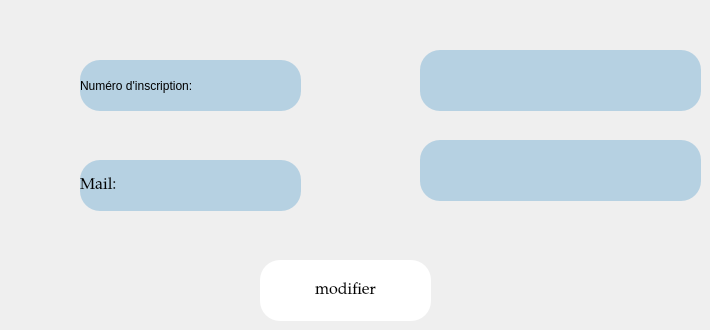
      <widget class="QWidget" name="modifier_mail">
       <widget class="QLabel" name="label_14">
        <property name="geometry">
         <rect>
          <x>80</x>
          <y>160</y>
          <width>221</width>
          <height>51</height>
         </rect>
        </property>
        <property name="font">
         <font>
          <family>Palatino Linotype</family>
          <pointsize>12</pointsize>
          <weight>50</weight>
          <italic>false</italic>
          <bold>false</bold>
         </font>
        </property>
        <property name="styleSheet">
         <string notr="true">font: 12pt &quot;Palatino Linotype&quot;;
background-color: rgb(182, 209, 226);
border-radius:20px;</string>
        </property>
        <property name="text">
         <string>Mail:</string>
        </property>
       </widget>
       <widget class="QPushButton" name="modi_mail">
        <property name="geometry">
         <rect>
          <x>260</x>
          <y>260</y>
          <width>171</width>
          <height>61</height>
         </rect>
        </property>
        <property name="font">
         <font>
          <family>Palatino Linotype</family>
          <pointsize>12</pointsize>
          <weight>9</weight>
          <italic>false</italic>
          <bold>false</bold>
         </font>
        </property>
        <property name="styleSheet">
         <string notr="true">border-radius:20px;
font: 75 12pt &quot;Palatino Linotype&quot;;
background-color: rgb(255, 255, 255);
color: rgb(0, 0, 0);</string>
        </property>
        <property name="text">
         <string>modifier</string>
        </property>
       </widget>
       <widget class="QLineEdit" name="mail1">
        <property name="geometry">
         <rect>
          <x>420</x>
          <y>140</y>
          <width>281</width>
          <height>61</height>
         </rect>
        </property>
        <property name="font">
         <font>
          <family>Palatino Linotype</family>
          <pointsize>12</pointsize>
          <weight>50</weight>
          <italic>false</italic>
          <bold>false</bold>
         </font>
        </property>
        <property name="styleSheet">
         <string notr="true">font: 12pt &quot;Palatino Linotype&quot;;
background-color: rgb(182, 209, 226);
border-radius:20px;</string>
        </property>
       </widget>
       <widget class="QLabel" name="label_18">
        <property name="geometry">
         <rect>
          <x>80</x>
          <y>60</y>
          <width>221</width>
          <height>51</height>
         </rect>
        </property>
        <property name="styleSheet">
         <string notr="true">font: 12pt &quot;Palatino Linotype&quot;;
background-color: rgb(182, 209, 226);
border-radius:20px;</string>
        </property>
        <property name="text">
         <string>Numéro d'inscription:</string>
        </property>
       </widget>
       <widget class="QLineEdit" name="inscription_2">
        <property name="geometry">
         <rect>
          <x>420</x>
          <y>50</y>
          <width>281</width>
          <height>61</height>
         </rect>
        </property>
        <property name="styleSheet">
         <string notr="true">font: 12pt &quot;Palatino Linotype&quot;;
background-color: rgb(182, 209, 226);
border-radius:20px;</string>
        </property>
       </widget>
      </widget>
